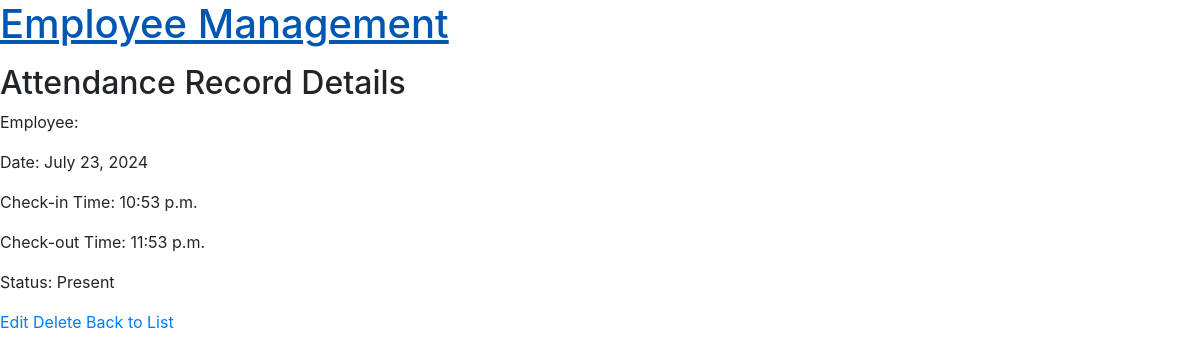
/attendance/4/, run on an earlier commit of the app's database.
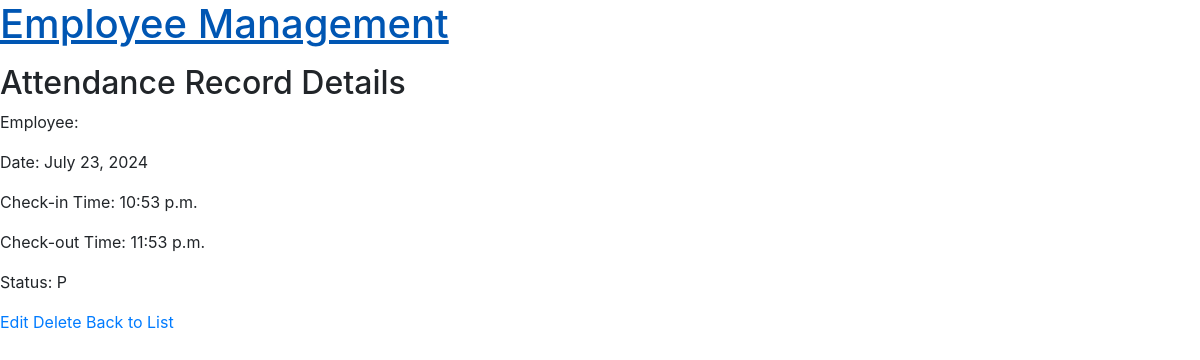
And on a later commit of the database.
### attendance/models.py (models this page shows, shortened)
class AttendanceRecord(models.Model):
    STATUS_CHOICES= [
        ("P", "Present"),
        ("A", "Absent")
    ]
    employee = models.ForeignKey(settings.AUTH_USER_MODEL, on_delete=models.CASCADE)
    date = models.DateField()
    check_in_time = models.TimeField()
    check_out_time = models.TimeField(null=True, blank=True)
    status = models.CharField(max_length=1, choices=STATUS_CHOICES)

### attendance/views.py (the view)
# urls.py: path("<int:pk>/", AttendanceRecordDetailView.as_view(), name="attendance_record_detail"),
class AttendanceRecordDetailView(DetailView):
    model = AttendanceRecord
    template_name = "attendance/attendance_record_detail.html"
    context_object_name = "record"

### templates/attendance/attendance_record_detail.html
{% extends 'base.html' %}
{% block content %}
  <h2>Attendance Record Details</h2>
  <p>Employee: {{ record.employee.username }}</p>
  <p>Date: {{ record.date }}</p>
  <p>Check-in Time: {{ record.check_in_time }}</p>
  <p>Check-out Time: {{ record.check_out_time }}</p>
  <p>Status: {{ record.status }}</p>
  <a href="{% url 'attendance_record_edit' record.pk %}">Edit</a>
  <a href="{% url 'attendance_record_delete' record.pk %}">Delete</a>
  <a href="{% url 'attendance_record_list' %}">Back to List</a>
{% endblock %}

What changed in the data, as far as the page shows it:
changed AttendanceRecord: status "Present" → "P"
